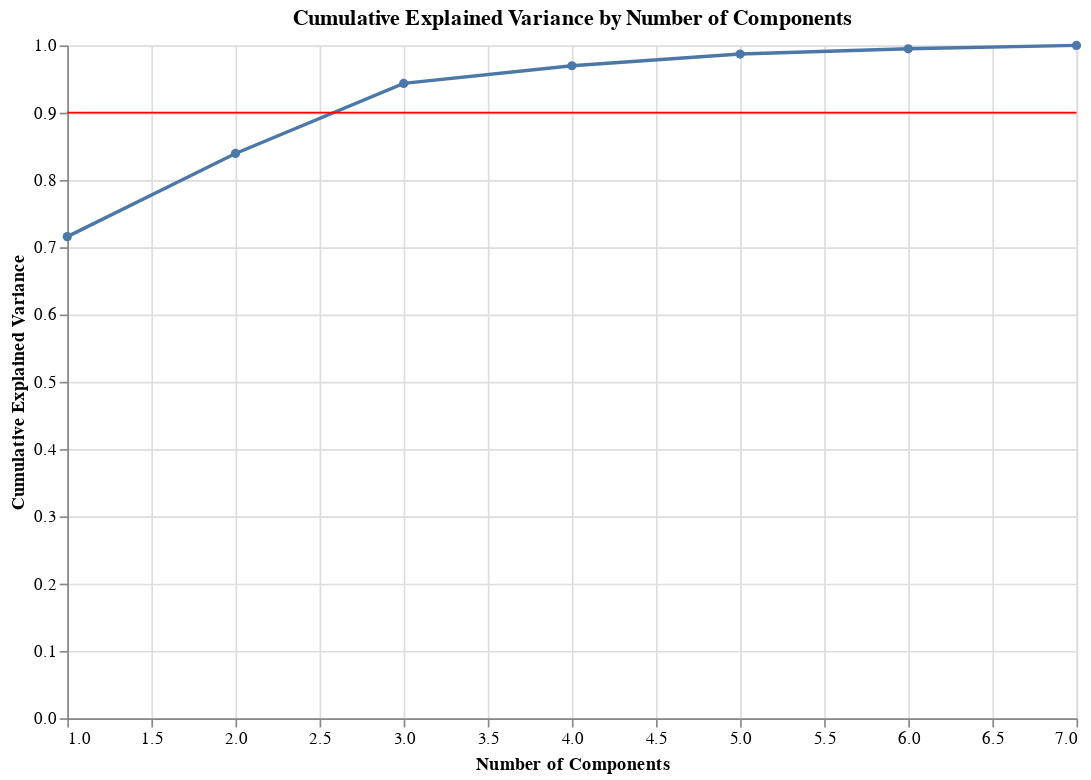

The notebook cell saved with this chart:
### Markdown cell above
The plot shows that the part of cars from USA are much different from the rest. We can spot it by looking at the right part of the plot. On the left side we have all 3 groups mixed, meaning that there are not so big differences between them, which means that the part of cars from USA, all Japanese and all from Europe are pretty much the same to each other. On the most left we can see few cars from Europe which are unusual and are not so cluster together with others.

### Code cell
pca = PCA() # calculate PCA for not only 2 components
pca.fit(X_standardized) 

explained_variance_ratio = pca.explained_variance_ratio_

for i, var in enumerate(explained_variance_ratio, start=1):
    print(f"PC{i}: {var:.2%} of variance")
    
explained_variance_ratio = pca.explained_variance_ratio_
cumulative_explained_variance = np.cumsum(explained_variance_ratio)

pca_df = pd.DataFrame({
    'Number of Components': range(1, len(cumulative_explained_variance) + 1),
    'Cumulative Explained Variance': cumulative_explained_variance
})

chart = alt.Chart(pca_df).mark_line(point=True).encode(
    x=alt.X('Number of Components:Q', title='Number of Components'),
    y=alt.Y('Cumulative Explained Variance:Q', title='Cumulative Explained Variance'),
    tooltip=['Number of Components', 'Cumulative Explained Variance']
).properties(
    title='Cumulative Explained Variance by Number of Components',
    width=600,
    height=400
)
# add line at 90%
threshold = alt.Chart(pd.DataFrame({'y': [0.9]})).mark_rule(color='red').encode(
    y='y:Q'
)
chart + threshold

### Figure 1 — Vega-Lite specification as saved in the notebook (floating-point values rounded to 4 significant figures)
{"config": {"view": {"continuousWidth": 300, "continuousHeight": 300}}, "layer": [{"data": {"name": "data-0661b2b9e3757084e7d637cdc65fc0d9"}, "mark": {"type": "line", "point": true}, "encoding": {"tooltip": [{"field": "Number of Components", "type": "quantitative"}, {"field": "Cumulative Explained Variance", "type": "quantitative"}], "x": {"field": "Number of Components", "title": "Number of Components", "type": "quantitative"}, "y": {"field": "Cumulative Explained Variance", "title": "Cumulative Explained Variance", "type": "quantitative"}}, "title": "Cumulative Explained Variance by Number of Components"}, {"data": {"name": "data-5db4488756ec44076ba45c944434e013"}, "mark": {"type": "rule", "color": "red"}, "encoding": {"y": {"field": "y", "type": "quantitative"}}}], "height": 400, "width": 600, "$schema": "https://vega.github.io/schema/vega-lite/v5.20.1.json", "datasets": {"data-0661b2b9e3757084e7d637cdc65fc0d9": [{"Number of Components": 1, "Cumulative Explained Variance": 0.7158}, {"Number of Components": 2, "Cumulative Explained Variance": 0.8395}, {"Number of Components": 3, "Cumulative Explained Variance": 0.9435}, {"Number of Components": 4, "Cumulative Explained Variance": 0.9698}, {"Number of Components": 5, "Cumulative Explained Variance": 0.9872}, {"Number of Components": 6, "Cumulative Explained Variance": 0.995}, {"Number of Components": 7, "Cumulative Explained Variance": 1.0}], "data-5db4488756ec44076ba45c944434e013": [{"y": 0.9}]}}
